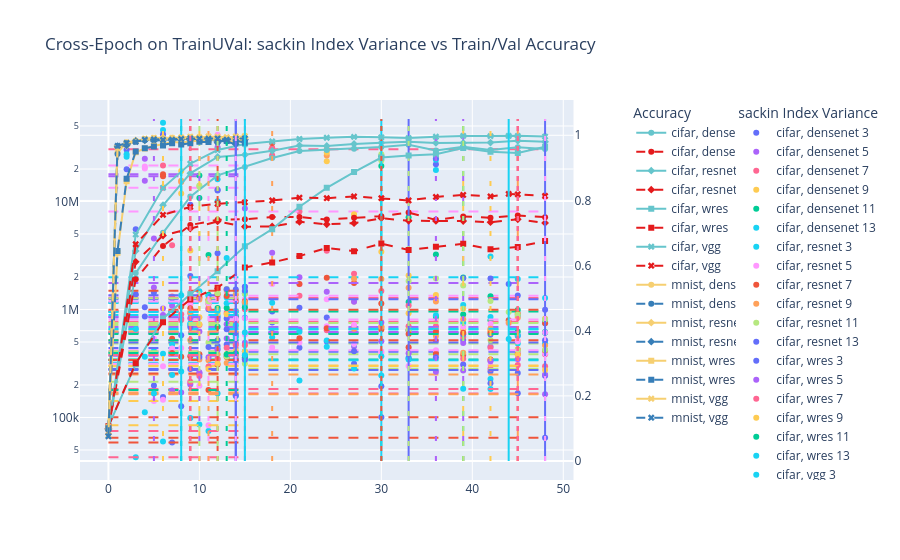

Notebook code for this chart:
### Code cell
epoch_trainUval = epoch_data[(epoch_data['split'] == 'trainUval')]
epoch_trainUval = epoch_trainUval.sort_values(by='epoch')

fig = make_subplots(specs=[[{"secondary_y": True}]], )

train_acc_trainUval = px.line(epoch_trainUval, x='epoch', y='train_acc', color="dataset", color_discrete_sequence=color_seq_train, symbol="model")
val_acc_trainUval = px.line(epoch_trainUval, x='epoch', y='val_acc', color="dataset", color_discrete_sequence=color_seq_val, symbol="model", line_dash_sequence=['dash'])

traces = tuple(train_acc_trainUval.data)

for i, trace in enumerate(traces):
	# get dataset, model out of the trace
	dataset, model = str(trace['name']).split(", ")
    
	all_epochs = epoch_trainUval[(epoch_trainUval['dataset'] == dataset) & (epoch_trainUval['model'] == model)].copy()

	for size in window_sizes:     
		col_name = f"sackin_index_std_w{size}"
		all_epochs[col_name] = all_epochs["sackin_index"].rolling(size).std()
  
		group = f"{trace["name"]} {size}"
		sackin_scatter_trainUval = go.Scatter(x=all_epochs['epoch'], y=all_epochs[col_name], mode='markers', name=group, legend="legend2", legendgroup=group)

		fig.add_trace(
			sackin_scatter_trainUval,
			secondary_y=False
		)
  
		epoch_span = (all_epochs['epoch'].min(), all_epochs['epoch'].max())
		lowest_5_variances = all_epochs.nsmallest(10, col_name)[col_name].to_numpy()
		for j, e in enumerate(lowest_5_variances[[0, -1]]):
			xline = go.Scatter(x=epoch_span, y=[e, e], mode="lines", line=dict(dash=f"10px 10px"), legend="legend2", legendgroup=group, showlegend=False)
			fig.add_trace(xline, secondary_y=False)

 
	fig.update_yaxes(type="log", secondary_y=False)

	fig.add_trace(
		train_acc_trainUval.data[i],
		secondary_y=True,
	)
 
	fig.add_trace(
		val_acc_trainUval.data[i],
		secondary_y=True,
	)
 
	top_5_epochs = all_epochs.sort_values(by='val_acc', ascending=False).iloc[:5]['epoch'].to_numpy()

	for i, e in enumerate(top_5_epochs):
		fig.add_trace(go.Scatter(x=[e, e], y=[0, 1.05], mode="lines", line=dict(color=trace['marker']['color'], dash=f"5px {i*5}px"), legendgroup=trace['name'], showlegend=False), secondary_y=True)

# set title
fig.update_layout(
	title_text="Cross-Epoch on TrainUVal: sackin Index Variance vs Train/Val Accuracy",
	legend = dict(title="Accuracy", tracegroupgap=0, x=1.05, y=1),
	legend2 = dict(title="sackin Index Variance", tracegroupgap=0, x=1.25, y=1),
)
fig.show()
